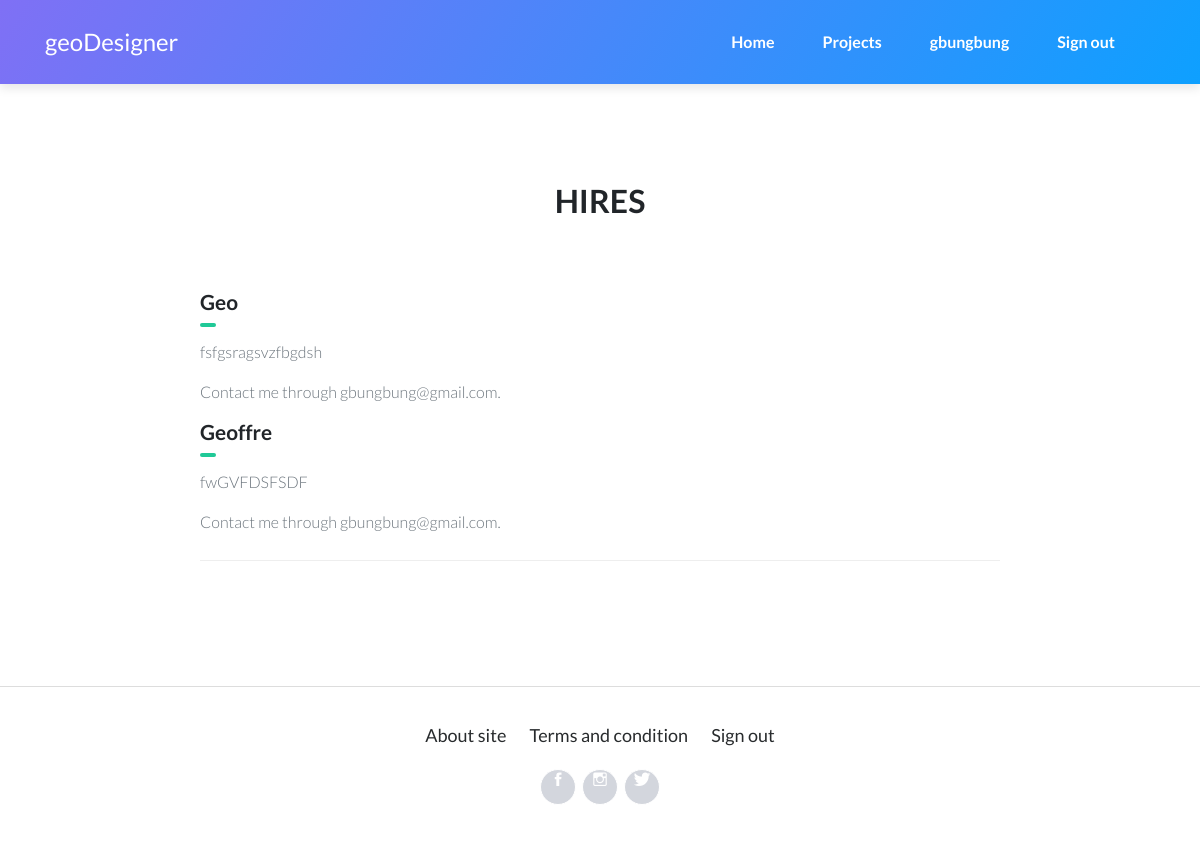
Before: /hire/ (signed in) with the older database file.
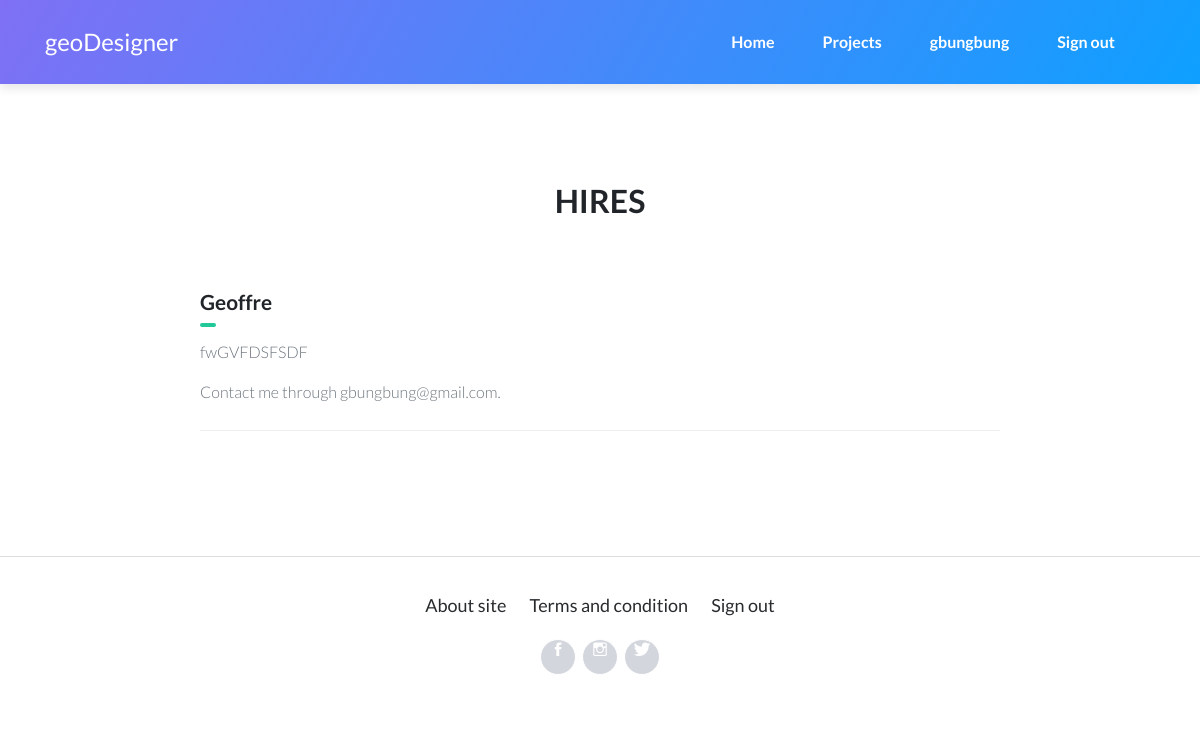
After: the same page with the newer database file.
### portfolio/models.py (models this page shows, shortened)
class Hires(models.Model):
    name = models.CharField(max_length= 50)
    Your_email = models.EmailField()
    message = models.TextField()

### portfolio/views.py (the view, shortened to what this page needs)
# urls.py: path('hire/', views.Hire.as_view(), name='hire'),
class Hire(View):
    template_name= 'hireme.html'
    form_class= HireForm
    def get(self, request, *args, **kwargs):
        if request.user.is_authenticated:
            hires = Hires.objects.all()
            return render(request, 'hires.html', {'title':'Hires', 'hires':hires})
        else:
            form = self.form_class()
        return render(request, self.template_name, {'title':'Hire', 'form':form})

### portfolio/templates/hires.html
﻿{% extends "layout.html" %}
{% block content %}
<main class="page cv-page">
        <section class="portfolio-block cv">
            <div class="container">
                <div class="education group">
                    <div class="heading mb-4">
                        <h2 class="text-center">Hires</h2>
                    </div>
                    <div class="item mt-2">
                        {% for txt in hires %}
                        <div>
                        <div class="row">
                            <div class="col-md-6">
                                <h3>{{ txt.name }}</h3>
                                <h4 class="organization">{{ txt.subjects }}</h4>
                            </div>
                        </div>
                        <p class="text-muted">{{ txt.message }}</p>
                        <p class="text-muted">Contact me through {{ txt.Your_email }}.</p>
                        </div>
                        {% endfor %}
                    </div>
                </div>
            </div>
        </section>
    </main>
{% endblock content %}

Changed rows visible on the page:
removed Hires: name "Geo", message "fsfgsragsvzfbgdsh", Your_email "gbungbung@gmail.com"
